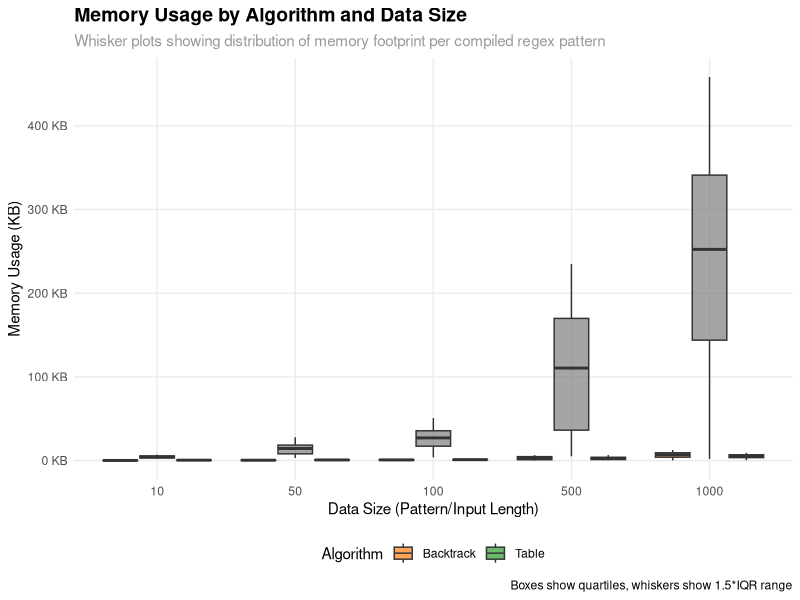
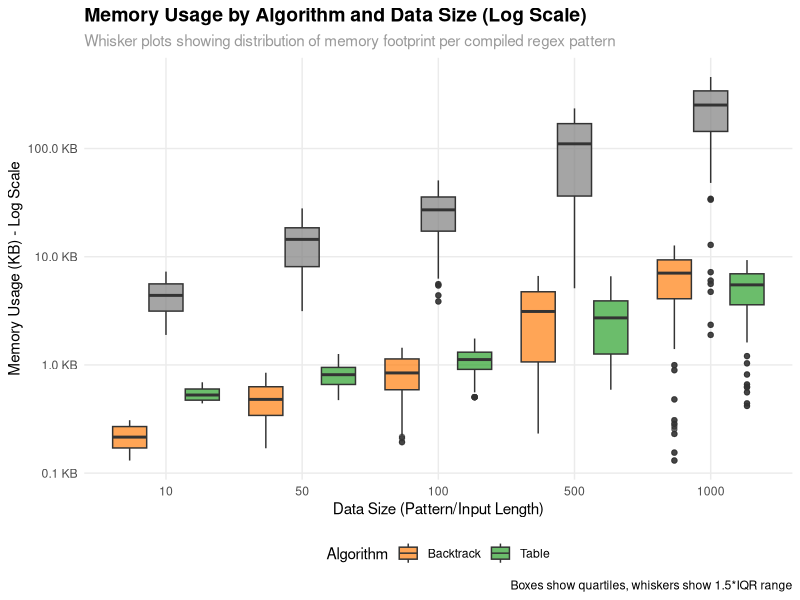
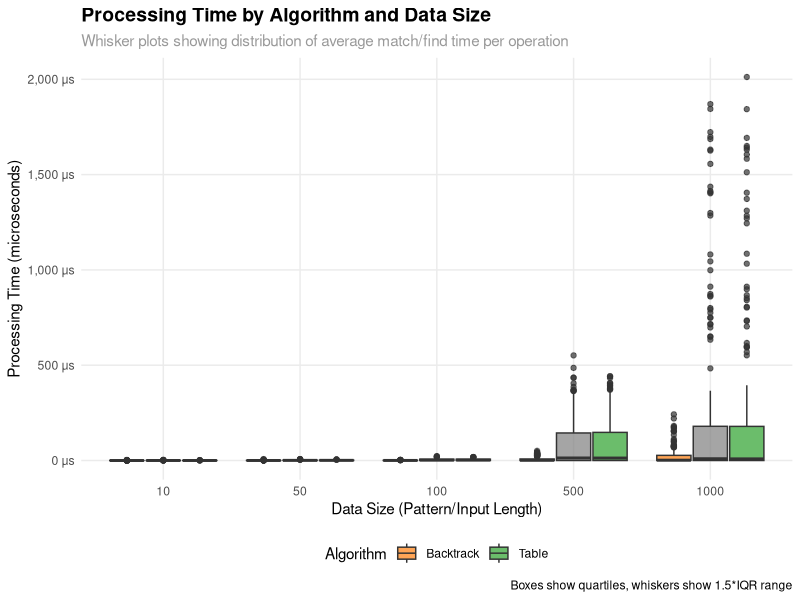
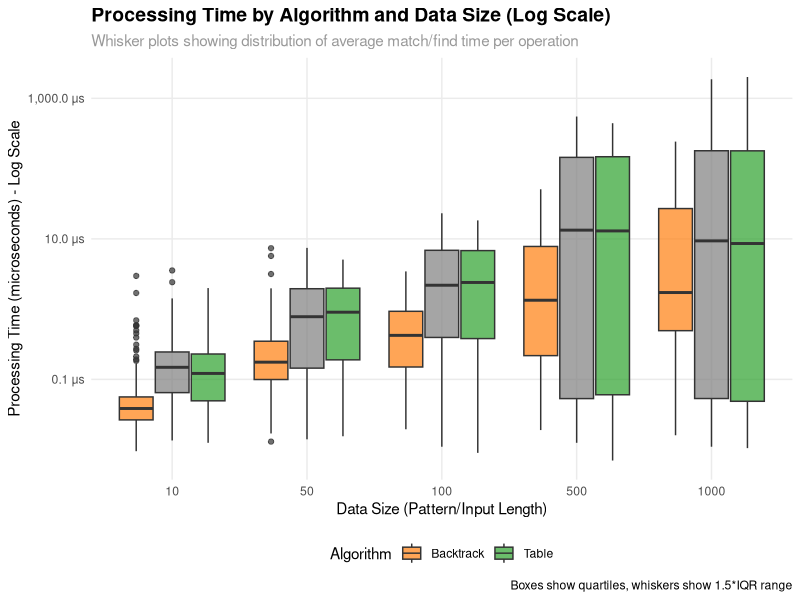
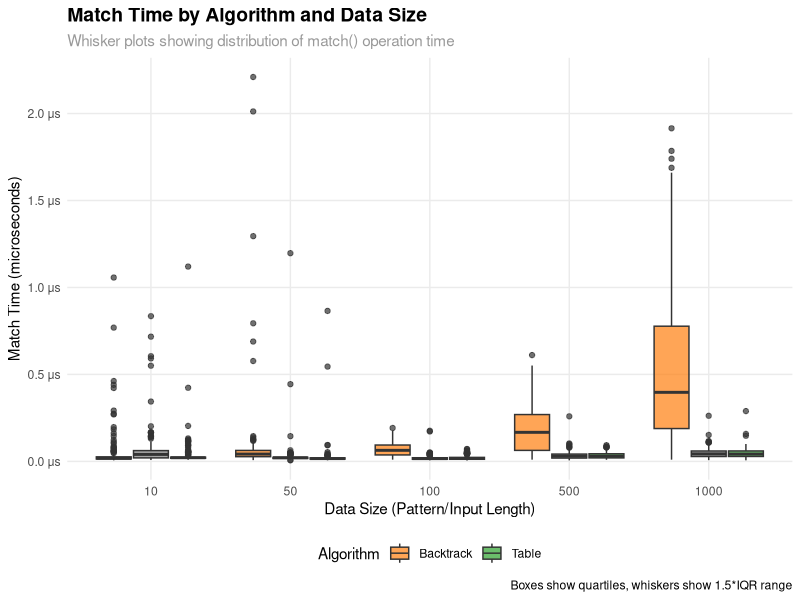
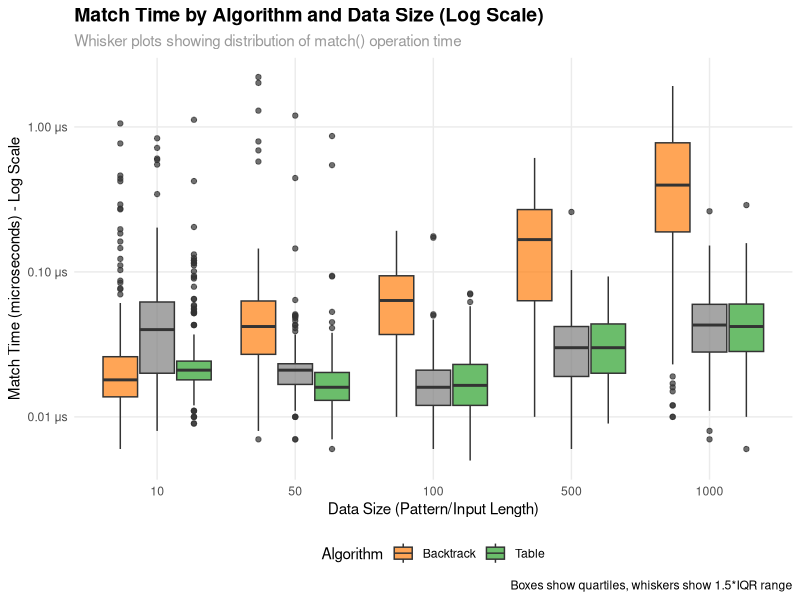

Write the R code that produced these figures, in order.
#!/usr/bin/env Rscript

# Regex Compiler Benchmark Analysis
# ==================================
# This script reads benchmark_results.csv and creates whisker plots comparing
# memory usage and processing time across different algorithms and data sizes.

# Load required libraries (using base R to avoid architecture issues)
library(ggplot2)
library(scales)

# Set working directory to project root
setwd("..")

# Read the benchmark data
cat("Reading benchmark_results.csv...\n")
if (!file.exists("benchmark_results.csv")) {
  stop("Error: benchmark_results.csv not found. Please run the benchmark first.")
}

data <- read.csv("benchmark_results.csv", stringsAsFactors = FALSE)

# Filter out error cases and invalid data using base R
data_clean <- data[data$status == "SUCCESS" & 
                   data$memoryUsedBytes > 0 & 
                   data$compileTimeNs > 0 & 
                   data$matchTimeNs > 0 & 
                   data$findTimeNs > 0, ]

cat(sprintf("Loaded %d successful benchmark results\n", nrow(data_clean)))

# Convert data size to factor for proper ordering
data_clean$dataSize <- factor(data_clean$dataSize, levels = c("10", "50", "100", "500",  "1000", "10000"))

# Create processing time column (average of match and find times)
data_clean$processingTimeNs <- (data_clean$matchTimeNs + data_clean$findTimeNs) / 2

# Convert to more readable units
data_clean$memoryUsedKB <- data_clean$memoryUsedBytes / 1024
data_clean$processingTimeUs <- data_clean$processingTimeNs / 1000
data_clean$matchTimeUs <- data_clean$matchTimeNs / 1000

# Define consistent colors for algorithms
algorithm_colors <- c("Naive" = "#1f77b4", "Backtrack" = "#ff7f0e", "Table" = "#2ca02c", "JIT" = "#d62728")

# Create memory usage whisker plot
cat("Creating memory usage plot...\n")
memory_plot <- ggplot(data_clean, aes(x = dataSize, y = memoryUsedKB, fill = algorithm)) +
  geom_boxplot(position = position_dodge(width = 0.8), alpha = 0.7) +
  scale_fill_manual(values = algorithm_colors, name = "Algorithm") +
  scale_y_continuous(labels = comma_format(suffix = " KB")) +
  labs(
    title = "Memory Usage by Algorithm and Data Size",
    subtitle = "Whisker plots showing distribution of memory footprint per compiled regex pattern",
    x = "Data Size (Pattern/Input Length)",
    y = "Memory Usage (KB)",
    caption = "Boxes show quartiles, whiskers show 1.5*IQR range"
  ) +
  theme_minimal() +
  theme(
    plot.title = element_text(size = 14, face = "bold"),
    plot.subtitle = element_text(size = 11, color = "gray60"),
    legend.position = "bottom",
    panel.grid.minor = element_blank()
  )

# Create processing time whisker plot
cat("Creating processing time plot...\n")
time_plot <- ggplot(data_clean, aes(x = dataSize, y = processingTimeUs, fill = algorithm)) +
  geom_boxplot(position = position_dodge(width = 0.8), alpha = 0.7) +
  scale_fill_manual(values = algorithm_colors, name = "Algorithm") +
  scale_y_continuous(labels = comma_format(suffix = " μs")) +
  labs(
    title = "Processing Time by Algorithm and Data Size",
    subtitle = "Whisker plots showing distribution of average match/find time per operation",
    x = "Data Size (Pattern/Input Length)",
    y = "Processing Time (microseconds)",
    caption = "Boxes show quartiles, whiskers show 1.5*IQR range"
  ) +
  theme_minimal() +
  theme(
    plot.title = element_text(size = 14, face = "bold"),
    plot.subtitle = element_text(size = 11, color = "gray60"),
    legend.position = "bottom",
    panel.grid.minor = element_blank()
  )

# Create logarithmic versions of the plots
cat("Creating logarithmic scale plots...\n")
memory_plot_log <- ggplot(data_clean, aes(x = dataSize, y = memoryUsedKB, fill = algorithm)) +
  geom_boxplot(position = position_dodge(width = 0.8), alpha = 0.7) +
  scale_fill_manual(values = algorithm_colors, name = "Algorithm") +
  scale_y_log10(labels = comma_format(suffix = " KB")) +
  labs(
    title = "Memory Usage by Algorithm and Data Size (Log Scale)",
    subtitle = "Whisker plots showing distribution of memory footprint per compiled regex pattern",
    x = "Data Size (Pattern/Input Length)",
    y = "Memory Usage (KB) - Log Scale",
    caption = "Boxes show quartiles, whiskers show 1.5*IQR range"
  ) +
  theme_minimal() +
  theme(
    plot.title = element_text(size = 14, face = "bold"),
    plot.subtitle = element_text(size = 11, color = "gray60"),
    legend.position = "bottom",
    panel.grid.minor = element_blank()
  )

time_plot_log <- ggplot(data_clean, aes(x = dataSize, y = processingTimeUs, fill = algorithm)) +
  geom_boxplot(position = position_dodge(width = 0.8), alpha = 0.7) +
  scale_fill_manual(values = algorithm_colors, name = "Algorithm") +
  scale_y_log10(labels = comma_format(suffix = " μs")) +
  labs(
    title = "Processing Time by Algorithm and Data Size (Log Scale)",
    subtitle = "Whisker plots showing distribution of average match/find time per operation",
    x = "Data Size (Pattern/Input Length)",
    y = "Processing Time (microseconds) - Log Scale",
    caption = "Boxes show quartiles, whiskers show 1.5*IQR range"
  ) +
  theme_minimal() +
  theme(
    plot.title = element_text(size = 14, face = "bold"),
    plot.subtitle = element_text(size = 11, color = "gray60"),
    legend.position = "bottom",
    panel.grid.minor = element_blank()
  )

# Create match time whisker plot
cat("Creating match time plot...\n")
match_plot <- ggplot(data_clean, aes(x = dataSize, y = matchTimeUs, fill = algorithm)) +
  geom_boxplot(position = position_dodge(width = 0.8), alpha = 0.7) +
  scale_fill_manual(values = algorithm_colors, name = "Algorithm") +
  scale_y_continuous(labels = comma_format(suffix = " μs")) +
  labs(
    title = "Match Time by Algorithm and Data Size",
    subtitle = "Whisker plots showing distribution of match() operation time",
    x = "Data Size (Pattern/Input Length)",
    y = "Match Time (microseconds)",
    caption = "Boxes show quartiles, whiskers show 1.5*IQR range"
  ) +
  theme_minimal() +
  theme(
    plot.title = element_text(size = 14, face = "bold"),
    plot.subtitle = element_text(size = 11, color = "gray60"),
    legend.position = "bottom",
    panel.grid.minor = element_blank()
  )

match_plot_log <- ggplot(data_clean, aes(x = dataSize, y = matchTimeUs, fill = algorithm)) +
  geom_boxplot(position = position_dodge(width = 0.8), alpha = 0.7) +
  scale_fill_manual(values = algorithm_colors, name = "Algorithm") +
  scale_y_log10(labels = comma_format(suffix = " μs")) +
  labs(
    title = "Match Time by Algorithm and Data Size (Log Scale)",
    subtitle = "Whisker plots showing distribution of match() operation time",
    x = "Data Size (Pattern/Input Length)",
    y = "Match Time (microseconds) - Log Scale",
    caption = "Boxes show quartiles, whiskers show 1.5*IQR range"
  ) +
  theme_minimal() +
  theme(
    plot.title = element_text(size = 14, face = "bold"),
    plot.subtitle = element_text(size = 11, color = "gray60"),
    legend.position = "bottom",
    panel.grid.minor = element_blank()
  )

# Save plots
cat("Saving plots to analysis/ directory...\n")
ggsave("analysis/memory_usage_by_algorithm.png", memory_plot, 
       width = 10, height = 6, dpi = 300, bg = "white")

ggsave("analysis/memory_usage_by_algorithm_log.png", memory_plot_log, 
       width = 10, height = 6, dpi = 300, bg = "white")

ggsave("analysis/processing_time_by_algorithm.png", time_plot, 
       width = 10, height = 6, dpi = 300, bg = "white")

ggsave("analysis/processing_time_by_algorithm_log.png", time_plot_log, 
       width = 10, height = 6, dpi = 300, bg = "white")

ggsave("analysis/match_time_by_algorithm.png", match_plot, 
       width = 10, height = 6, dpi = 300, bg = "white")

ggsave("analysis/match_time_by_algorithm_log.png", match_plot_log, 
       width = 10, height = 6, dpi = 300, bg = "white")

# Print summary statistics using base R
cat("\n")
cat(paste(rep("=", 50), collapse = ""))
cat("\nBENCHMARK ANALYSIS SUMMARY\n")
cat(paste(rep("=", 50), collapse = ""))
cat("\n")

# Memory usage summary by algorithm
cat("\nMemory Usage Summary (KB):\n")
algorithms <- unique(data_clean$algorithm)
memory_summary <- data.frame(
  algorithm = algorithms,
  min = sapply(algorithms, function(a) min(data_clean$memoryUsedKB[data_clean$algorithm == a])),
  q1 = sapply(algorithms, function(a) quantile(data_clean$memoryUsedKB[data_clean$algorithm == a], 0.25)),
  median = sapply(algorithms, function(a) median(data_clean$memoryUsedKB[data_clean$algorithm == a])),
  mean = sapply(algorithms, function(a) mean(data_clean$memoryUsedKB[data_clean$algorithm == a])),
  q3 = sapply(algorithms, function(a) quantile(data_clean$memoryUsedKB[data_clean$algorithm == a], 0.75)),
  max = sapply(algorithms, function(a) max(data_clean$memoryUsedKB[data_clean$algorithm == a]))
)
print(memory_summary)

# Processing time summary by algorithm
cat("\nProcessing Time Summary (μs):\n")
time_summary <- data.frame(
  algorithm = algorithms,
  min = sapply(algorithms, function(a) min(data_clean$processingTimeUs[data_clean$algorithm == a])),
  q1 = sapply(algorithms, function(a) quantile(data_clean$processingTimeUs[data_clean$algorithm == a], 0.25)),
  median = sapply(algorithms, function(a) median(data_clean$processingTimeUs[data_clean$algorithm == a])),
  mean = sapply(algorithms, function(a) mean(data_clean$processingTimeUs[data_clean$algorithm == a])),
  q3 = sapply(algorithms, function(a) quantile(data_clean$processingTimeUs[data_clean$algorithm == a], 0.75)),
  max = sapply(algorithms, function(a) max(data_clean$processingTimeUs[data_clean$algorithm == a]))
)
print(time_summary)

# Match time summary by algorithm
cat("\nMatch Time Summary (μs):\n")
match_summary <- data.frame(
  algorithm = algorithms,
  min = sapply(algorithms, function(a) min(data_clean$matchTimeUs[data_clean$algorithm == a])),
  q1 = sapply(algorithms, function(a) quantile(data_clean$matchTimeUs[data_clean$algorithm == a], 0.25)),
  median = sapply(algorithms, function(a) median(data_clean$matchTimeUs[data_clean$algorithm == a])),
  mean = sapply(algorithms, function(a) mean(data_clean$matchTimeUs[data_clean$algorithm == a])),
  q3 = sapply(algorithms, function(a) quantile(data_clean$matchTimeUs[data_clean$algorithm == a], 0.75)),
  max = sapply(algorithms, function(a) max(data_clean$matchTimeUs[data_clean$algorithm == a]))
)
print(match_summary)

# Results by data size and algorithm
cat("\nResults by Data Size:\n")
sizes <- unique(data_clean$dataSize)
size_summary <- data.frame()
for (size in sizes) {
  for (algo in algorithms) {
    subset_data <- data_clean[data_clean$dataSize == size & data_clean$algorithm == algo, ]
    if (nrow(subset_data) > 0) {
      size_summary <- rbind(size_summary, data.frame(
        dataSize = size,
        algorithm = algo,
        count = nrow(subset_data),
        avg_memory_kb = mean(subset_data$memoryUsedKB),
        avg_time_us = mean(subset_data$processingTimeUs)
      ))
    }
  }
}
print(size_summary)

cat("\n")
cat(paste(rep("=", 50), collapse = ""))
cat("\nANALYSIS COMPLETE!\n")
cat(paste(rep("=", 50), collapse = ""))
cat("Generated files:\n")
cat("  - analysis/memory_usage_by_algorithm.png\n")
cat("  - analysis/memory_usage_by_algorithm_log.png\n")
cat("  - analysis/processing_time_by_algorithm.png\n")
cat("  - analysis/processing_time_by_algorithm_log.png\n")
cat("  - analysis/match_time_by_algorithm.png\n")
cat("  - analysis/match_time_by_algorithm_log.png\n")